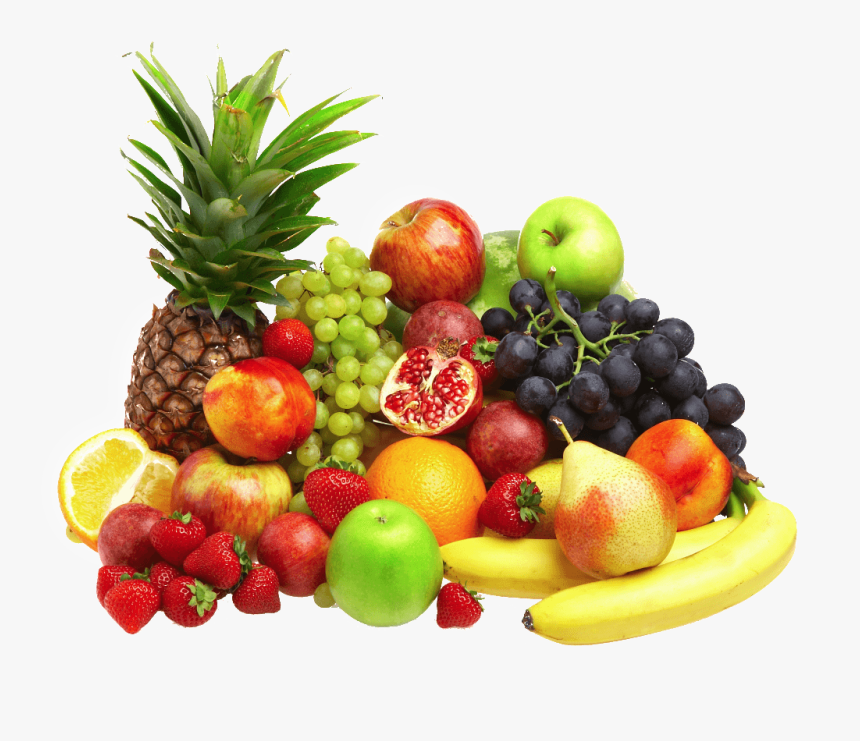
#> input picture Week4/image.png, 860 x 741 px
$ jupyter execute Week4.ipynb
#> lines starting #> are read from the running program, lines starting #| are printed output that depends on the picture
[cell 1]
#code 1

import cv2

import numpy as np
from matplotlib import pyplot as plt

image = cv2.imread('image.png')
#> image is the input picture: shape (741, 860, 3); mean B, G, R 166.9, 195.8, 212

kernel1 = np.ones((5, 5), np.float32)/30


img = cv2.filter2D(src=image, ddepth=-1, kernel=kernel1)
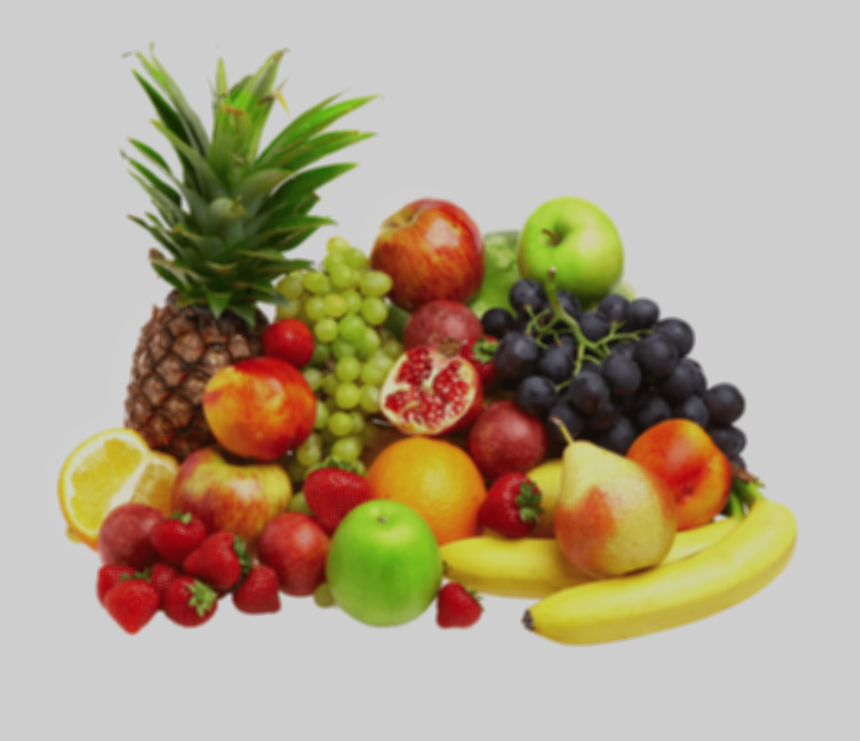
#> img: shape (741, 860, 3); mean B, G, R 139.2, 163.2, 176.7

res = np.hstack((image,img))
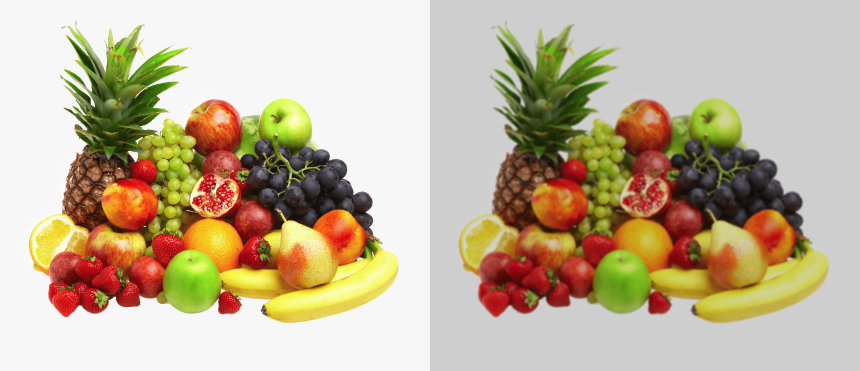
#> res: shape (741, 1720, 3) (shown at 1/2 size); mean B, G, R 153, 179.5, 194.4
plt.imshow(res)
plt.show()

[cell 2]
image = cv2.imread("image.png")
kernel1 = np.ones((5,5),np.float64)/30
img = cv2.filter2D(src=image, ddepth=-1, kernel=kernel1)
res = np.hstack((image,img))
plt.imshow(res)
plt.show()

[cell 3]
#code 2
path = r'image.png'
img = cv2.imread(path)
im1 = cv2.blur(img,(5,5))
im2 = cv2.boxFilter(img, -1,(2,2), normalize = True)
res = np.hstack((im1,im2))
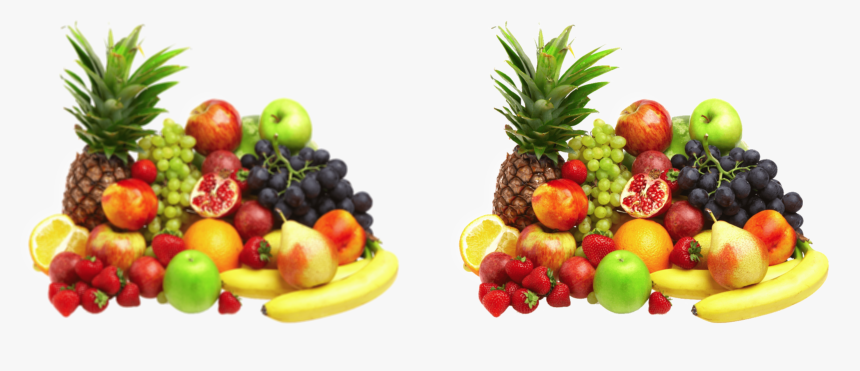
#> res: shape (741, 1720, 3) (shown at 1/2 size); mean B, G, R 167, 195.8, 212

plt.imshow(res)
plt.show()

[cell 4]
#code 3
import cv2

import numpy as np
from matplotlib import pyplot as plt

image = cv2.imread("brain.jpg")
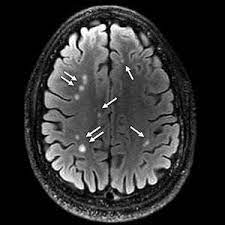
#> input picture Week4/brain.jpg, 225 x 225 px
#> image is the input picture: shape (225, 225, 3); min 0, max 255, mean 49.2
median = cv2.medianBlur(image,5)
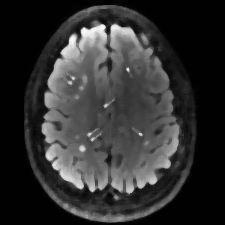
#> median: shape (225, 225, 3); min 0, max 248, mean 48.4
compare = np.concatenate((image,median), axis=1)
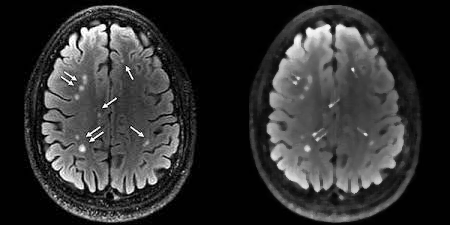
#> compare: shape (225, 450, 3); min 0, max 255, mean 48.8
plt.imshow(compare)
plt.show()

[cell 5]
import sys
import cv2 as cv
import numpy as np
import cv2
from matplotlib import pyplot as plt
ddepth = cv.CV_16S
kernel_size = 3
image = cv2.imread("moon.jpg")
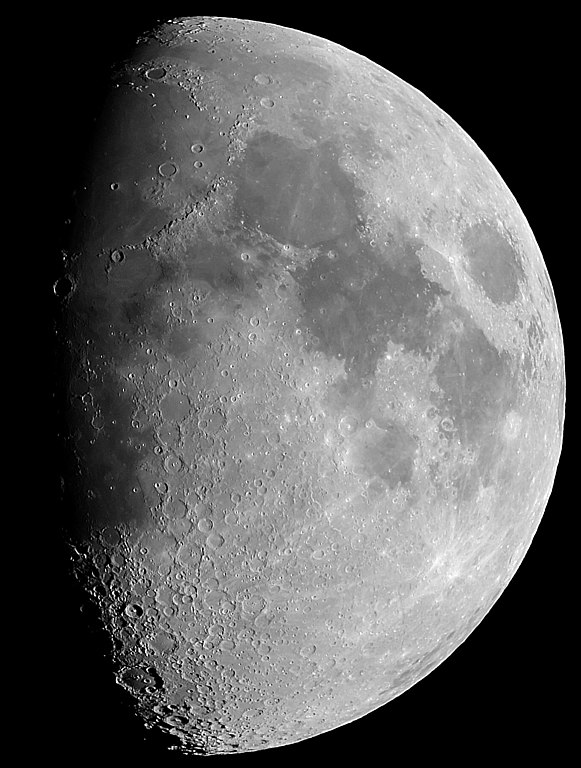
#> input picture Week4/moon.jpg, 581 x 768 px
#> image is the input picture: shape (768, 581, 3); min 0, max 255, mean 90.9
src = cv.GaussianBlur (image, (3, 3), 0)
src_gray = cv.cvtColor(src, cv.COLOR_BGR2GRAY)
dst = cv.Laplacian(src_gray, ddepth, ksize=kernel_size)
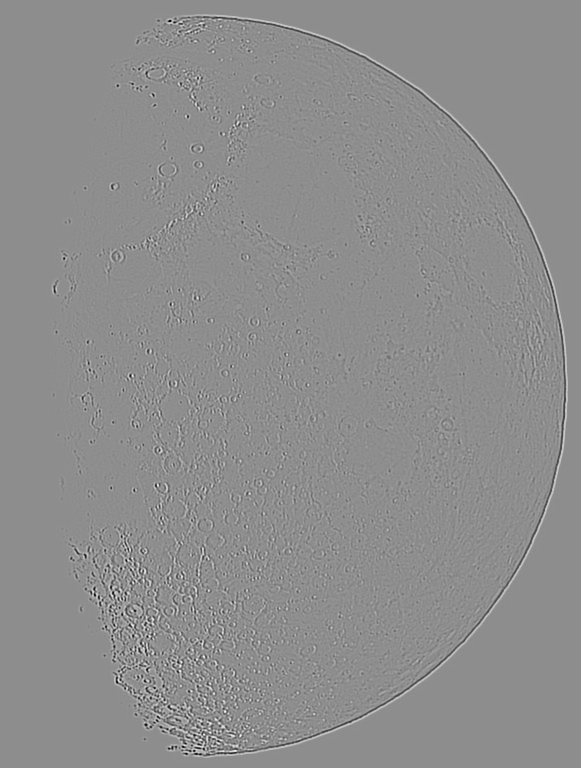
#> dst: shape (768, 581) int16; min -660, max 526, mean 0; drawn with min black and max white
abs_dst = cv.convertScaleAbs(dst)
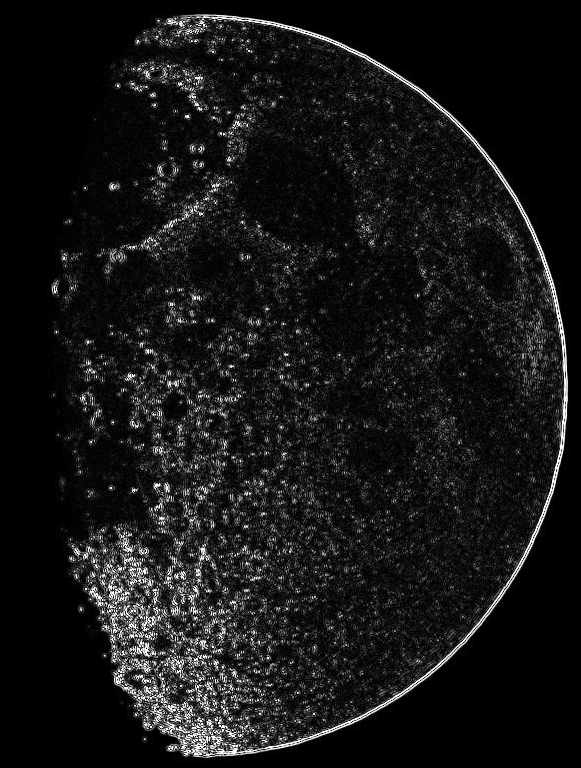
#> abs_dst: shape (768, 581); min 0, max 255, mean 21.7
plt.imshow(image)
plt.show()
plt.imshow(abs_dst)
plt.show()
